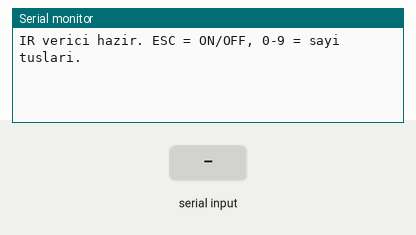
Recording of a sketch running on a simulated Arduino Uno, built with avr-gcc and run on an emulated ATmega328P. Parts: the last lines printed to the serial monitor. The inputs (shaded band) are chosen by the test bench.

Above: at 1.2 s.
1.3 s: "0\n" received over Serial
At 1.7 s:
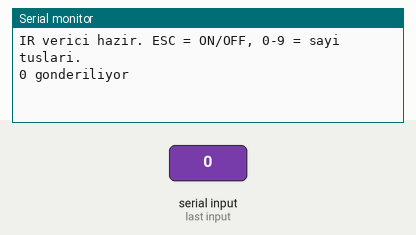
2.8 s: byte 27 (27) received over Serial
At 4.0 s:
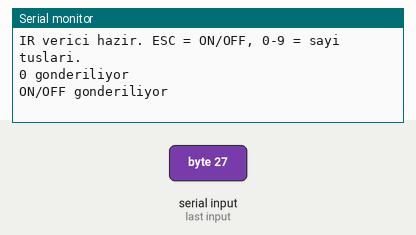
4.3 s: byte 49 ('1') received over Serial
At 5.1 s:
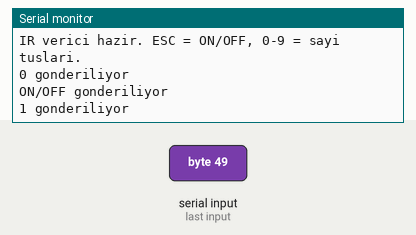
5.8 s: "2\n" received over Serial
At 6.3 s:
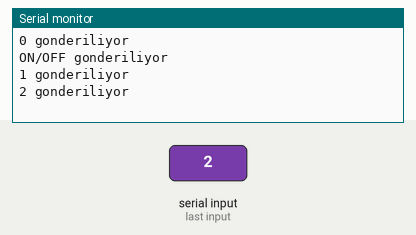

The sketch:

tv_verici.ino
```cpp
/*
/ ___| / ___| | | | ____|  \/  |  / \|_   _|  _ \|_ _\ \/ /
\___ \| |   | |_| |  _| | |\/| | / _ \ | | | |_) || | \  /
 ___) | |___|  _  | |___| |  | |/ ___ \| | |  _ < | | /  \
|____/ \____|_| |_|_____|_|  |_/_/   \_\_| |_| \_\___/_/\_\
*/

#include <IRremote.h>

const int SEND_PIN = 3; // IR LED burada
IRsend irsend(SEND_PIN);

const uint8_t REPEAT_COUNT = 3;
const uint8_t CARRIER_KHZ  = 38; // 36 veya 40 deneyebilirsin

// 0 (üstte denediğin 22'lik dizi)
const unsigned int RAW_0[] = {
  900,850,900,850,1800,850,850,900,900,850,900,1750,1800,850,900,1700,900,850,1800,850,950
}; // 22 eleman

// ON/OFF (ESC)
const unsigned int RAW_ONOFF[] = {
  900,850,1800,850,900,850,900,850,900,900,900,1700,1800,850,950,1700,900,850,1800,850,900
}; // 22

// 1
const unsigned int RAW_1[] = {
  950,850,900,850,1800,850,900,850,900,850,900,1750,1800,800,950,850,900,850,900,850,900,1750,900
}; // 24

// 2
const unsigned int RAW_2[] = {
  900,850,1800,850,900,850,900,850,900,850,900,1750,1800,850,900,850,900,850,900,1750,1800
}; // 22

// 3
const unsigned int RAW_3[] = {
  900,850,850,900,1800,850,900,850,900,850,900,1750,1800,850,900,850,900,850,900,1750,900,850,900
}; // 24

// 4
const unsigned int RAW_4[] = {
  900,850,1800,850,900,850,900,850,900,850,900,1750,1800,850,900,850,900,1700,1800,850,950
}; // 22

// 5
const unsigned int RAW_5[] = {
  900,850,900,850,1800,850,900,850,900,850,950,1700,1800,850,900,850,900,1750,1800,1700,950
}; // 22

// 6
const unsigned int RAW_6[] = {
  900,850,1800,850,900,850,900,850,900,850,950,1700,1800,850,900,850,900,1750,900,850,1800
}; // 22

// 7
const unsigned int RAW_7[] = {
  900,850,900,850,1800,850,900,850,900,850,900,1750,1800,850,900,850,950,1700,900,850,900,850,900
}; // 24

// 8
const unsigned int RAW_8[] = {
  900,850,1800,850,900,850,900,850,900,850,900,1750,1800,850,900,1700,1800,850,950,800,950
}; // 22

// 9
const unsigned int RAW_9[] = {
  900,850,900,850,1800,850,900,850,900,850,950,1700,1800,850,900,1750,1800,800,950,1700,900
}; // 22

// Yardımcı: ham sinyali N kez gönder
void sendRawRepeat(const unsigned int *raw, uint8_t len, uint8_t repeats = REPEAT_COUNT, uint8_t khz = CARRIER_KHZ) {
  for (uint8_t i = 0; i < repeats; i++) {
    irsend.sendRaw(raw, len, khz);
    delay(40); // tekrar arası
  }
}

void setup() {
  Serial.begin(9600);
  Serial.println("IR verici hazir. ESC = ON/OFF, 0-9 = sayi tuslari.");
}

void loop() {
  if (Serial.available() > 0) {
    int ch = Serial.read();

    switch (ch) {
      case 27: // ESC -> ON/OFF
        Serial.println("ON/OFF gonderiliyor");
        sendRawRepeat(RAW_ONOFF, sizeof(RAW_ONOFF) / sizeof(RAW_ONOFF[0]));
        break;

      case '0':
        Serial.println("0 gonderiliyor");
        sendRawRepeat(RAW_0, sizeof(RAW_0) / sizeof(RAW_0[0]));
        break;

      case '1':
        Serial.println("1 gonderiliyor");
        sendRawRepeat(RAW_1, sizeof(RAW_1) / sizeof(RAW_1[0]));
        break;

      case '2':
        Serial.println("2 gonderiliyor");
        sendRawRepeat(RAW_2, sizeof(RAW_2) / sizeof(RAW_2[0]));
        break;

      case '3':
        Serial.println("3 gonderiliyor");
        sendRawRepeat(RAW_3, sizeof(RAW_3) / sizeof(RAW_3[0]));
        break;

      case '4':
        Serial.println("4 gonderiliyor");
        sendRawRepeat(RAW_4, sizeof(RAW_4) / sizeof(RAW_4[0]));
        break;

      case '5':
        Serial.println("5 gonderiliyor");
        sendRawRepeat(RAW_5, sizeof(RAW_5) / sizeof(RAW_5[0]));
        break;

      case '6':
        Serial.println("6 gonderiliyor");
        sendRawRepeat(RAW_6, sizeof(RAW_6) / sizeof(RAW_6[0]));
        break;

      case '7':
        Serial.println("7 gonderiliyor");
        sendRawRepeat(RAW_7, sizeof(RAW_7) / sizeof(RAW_7[0]));
        break;

      case '8':
        Serial.println("8 gonderiliyor");
        sendRawRepeat(RAW_8, sizeof(RAW_8) / sizeof(RAW_8[0]));
        break;

      case '9':
        Serial.println("9 gonderiliyor");
        sendRawRepeat(RAW_9, sizeof(RAW_9) / sizeof(RAW_9[0]));
        break;

      case '\r':
      case '\n':
      case ' ':
        // yok say
        break;

      default:
        Serial.print("Taninmayan giris: ");
        Serial.println(ch);
        break;
    }
  }
}

/*
ON OFF
unsigned int raw[22] = {900,850,1800,850,900,850,900,850,900,900,900,1700,1800,850,950,1700,900,850,1800,850,900,};
irsend.sendRaw(raw,22,38);

1
unsigned int raw[24] = {950,850,900,850,1800,850,900,850,900,850,900,1750,1800,800,950,850,900,850,900,850,900,1750,900,};
irsend.sendRaw(raw,24,38);

2
unsigned int raw[22] = {900,850,1800,850,900,850,900,850,900,850,900,1750,1800,850,900,850,900,850,900,1750,1800,};
irsend.sendRaw(raw,22,38);

3
unsigned int raw[24] = {900,850,850,900,1800,850,900,850,900,850,900,1750,1800,850,900,850,900,850,900,1750,900,850,900,};
irsend.sendRaw(raw,24,38);

4
unsigned int raw[22] = {900,850,1800,850,900,850,900,850,900,850,900,1750,1800,850,900,850,900,1700,1800,850,950,};
irsend.sendRaw(raw,22,38);

5
unsigned int raw[22] = {900,850,900,850,1800,850,900,850,900,850,950,1700,1800,850,900,850,900,1750,1800,1700,950,};
irsend.sendRaw(raw,22,38);

6
unsigned int raw[22] = {900,850,1800,850,900,850,900,850,900,850,950,1700,1800,850,900,850,900,1750,900,850,1800,};
irsend.sendRaw(raw,22,38);

7
unsigned int raw[24] = {900,850,900,850,1800,850,900,850,900,850,900,1750,1800,850,900,850,950,1700,900,850,900,850,900,};
irsend.sendRaw(raw,24,38);

8
unsigned int raw[22] = {900,850,1800,850,900,850,900,850,900,850,900,1750,1800,850,900,1700,1800,850,950,800,950,};
irsend.sendRaw(raw,22,38);

9
unsigned int raw[22] = {900,850,900,850,1800,850,900,850,900,850,950,1700,1800,850,900,1750,1800,800,950,1700,900,};
irsend.sendRaw(raw,22,38);

*/
```

Measured:
- after the input at 1.3 s, the serial monitor: prints a new line at once (image 1)
- after the input at 2.8 s, the serial monitor: prints a new line at once (image 2)
- after the input at 4.3 s, the serial monitor: prints a new line at once (image 3)
- after the input at 5.8 s, the serial monitor: prints a new line at once (image 4)
